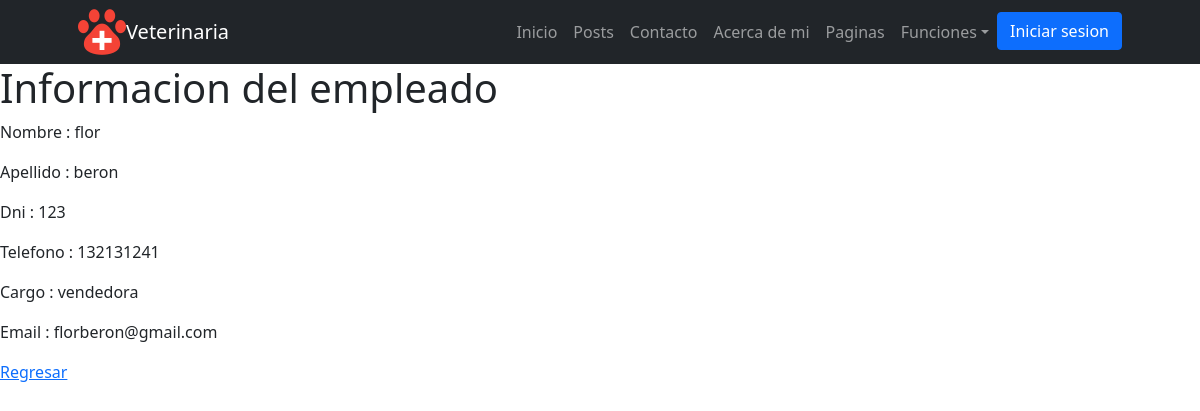
/empleados/123/, run on the app's committed database.
### veterinaria/models.py (models this page shows, shortened)
class Empleados(models.Model):
    nombre=models.CharField(max_length=50)
    apellido=models.CharField(max_length=50)
    dni = models.IntegerField(primary_key=True)
    telefono = models.IntegerField(null=True)
    cargo = models.CharField(max_length=50)
    email = models.EmailField(max_length=254,null=True)
    imagen = models.ImageField(upload_to='empleados/',null=True)

### veterinaria/views.py (the view)
# urls.py: path('empleados/<pk>/' ,EmpleadosDetail.as_view(), name='empleados_detail'),
class EmpleadosDetail(DetailView, LoginRequiredMixin):
    model = Empleados
    template_name = 'veterinaria/empleados_funciones/empleado_detalle.html'
    context_object_name = 'empleado'
    titulo= 'Detalle empleado'

### veterinaria/templates/veterinaria/empleados_funciones/empleado_detalle.html (shortened to what this page needs)
<!DOCTYPE html>
{% extends 'veterinaria/padre.html' %}
{% block content %}
<html lang="en">
<head>
</head>
<body>
    <h1>Informacion del empleado</h1>
    <p>Nombre : {{empleado.nombre}}</p>
    <p>Apellido : {{empleado.apellido}}</p>
    <p>Dni : {{empleado.dni}}</p>
    <p>Telefono : {{empleado.telefono}}</p>
    <p>Cargo : {{empleado.cargo}}</p>
    <p>Email : {{empleado.email}}</p>
    <p>
        <a href="{% url 'empleados_list' %}">Regresar</a>
    </p>
</body>
</html>
{% endblock %}

### data on the page
Empleados: nombre "flor", apellido "beron", dni "123", telefono "132131241", cargo "vendedora", email "florberon@gmail.com"
